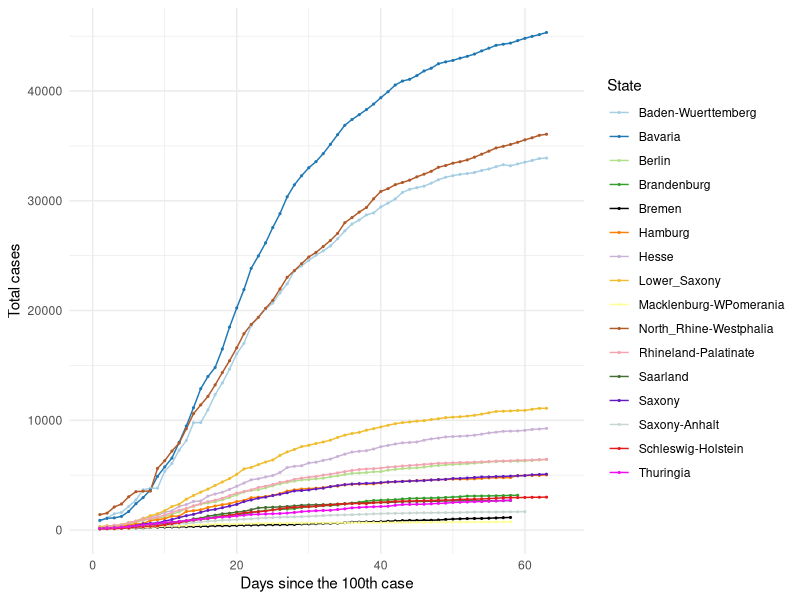
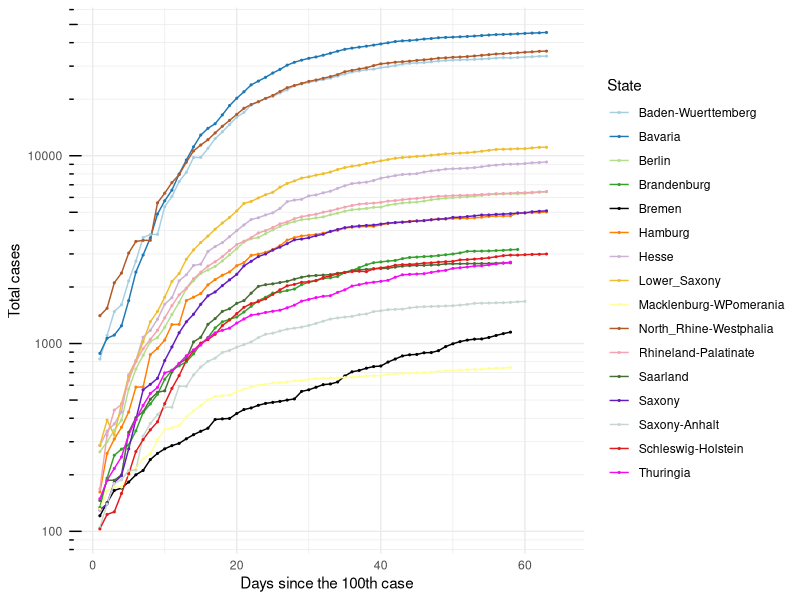
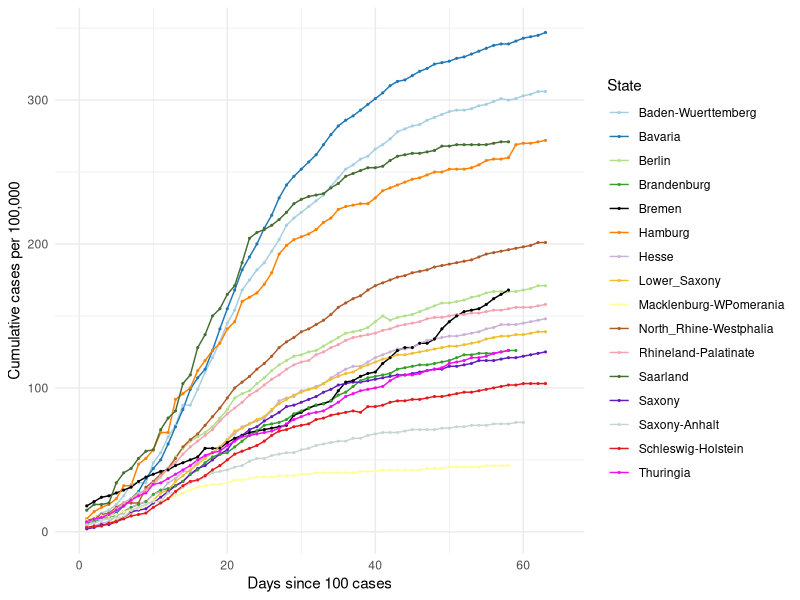
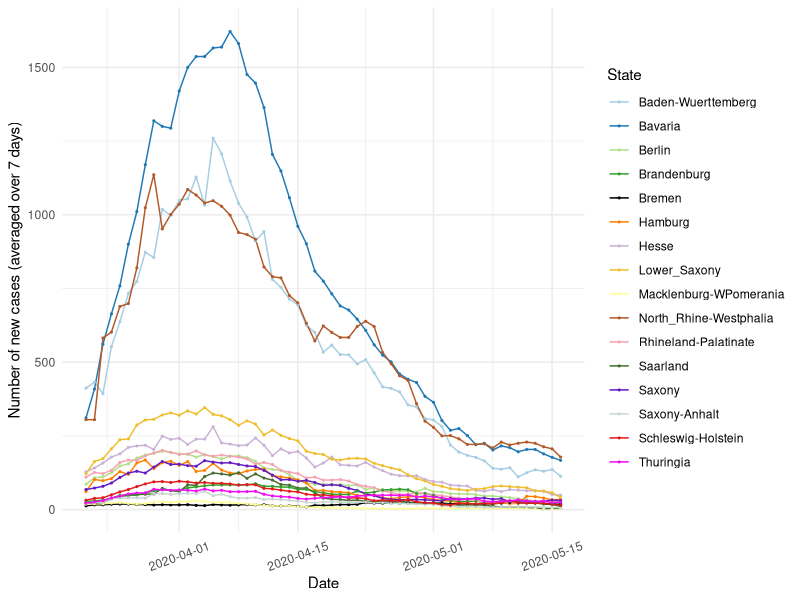
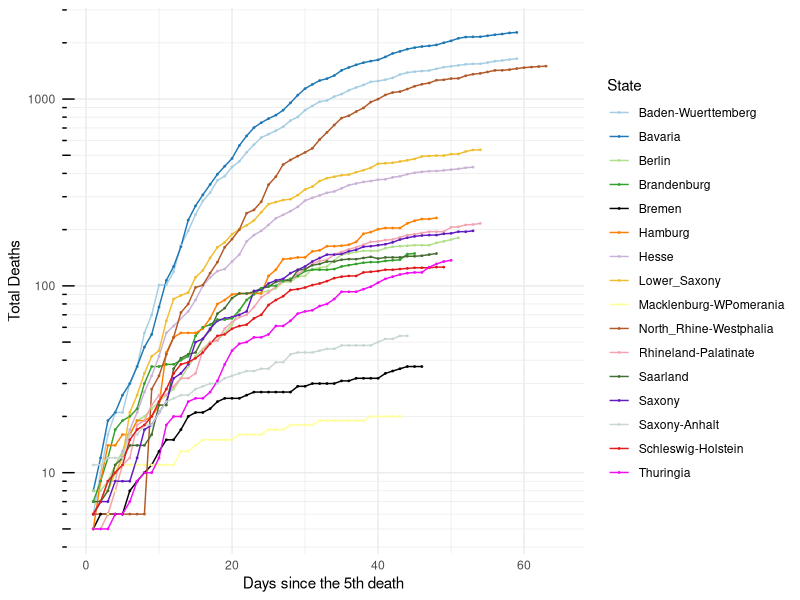
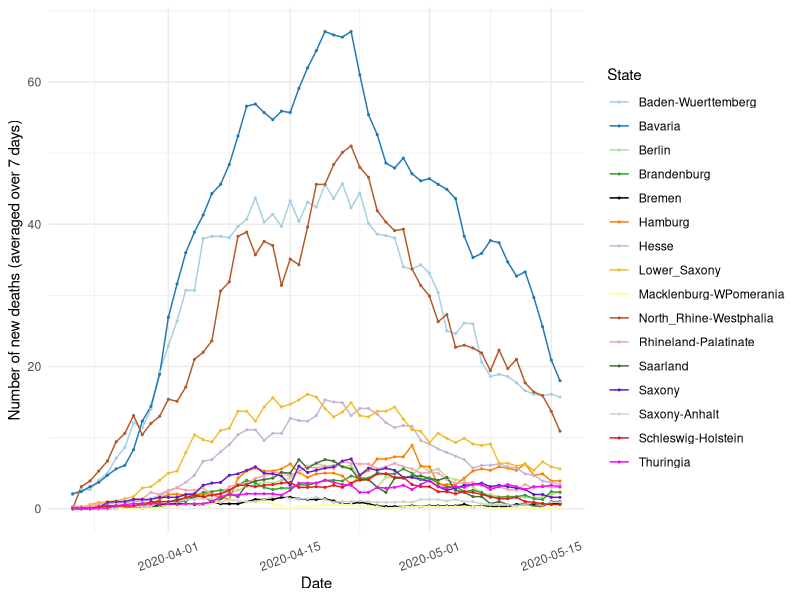

These charts were generated, in order, by the following R code:
## ---- chunk 1

knitr::opts_chunk$set(echo=TRUE, collapse = TRUE)

libload<-function(...) {
    libs<-unlist(list(...))
    req<-unlist(lapply(libs,require,character.only=TRUE))
    need<-libs[req==FALSE]
    if(length(need)>0){ 
        install.packages(need, repos = "https://ftp.fau.de/cran/")
        lapply(need, require, character.only=TRUE)
    }
}
packages <- c("data.table", "ggplot2", "dplyr", "stats", "RColorBrewer", "readr", "here", "scales")
libload(packages)


`%notin%` <- function(x,y) !(x %in% y) 
cumulative.cases <- read_csv(here("static", "data", "Germany10States.csv"))
germany.16states <- read_csv(here("static", "data", "Germany16States.csv"))

colors16 <- c('#A6CEE3', '#1F78B4', '#B2DF8A', '#33A02C',
              '#000000', '#FF7F00', '#CAB2D6', 
              '#EFBE2F', '#FFFF99', '#B15928', '#F3A3B1', '#466D32',
              '#621AC1', '#C7D7D0', '#E31A1C','#F20CF4', '#123456')

## ---- chunk 2

## 10 States with the highest cumulative cases ##
#################################################

#states.filter <- cumulative.cases[cumulative.cases$Days_100 > 0,]
#states.sel <- unique(states.filter$State)

# Choose all the data points for the selected countries starting from Days_100 > 0
#states.final <- cumulative.cases[cumulative.cases$Days_100 > 0,]
states.final <- germany.16states[germany.16states$Days_100 > 0,]

# Plot 1 == Linear scale for total number of cases
cum.plot <- ggplot(data=states.final, aes(x=Days_100, y=Total_Cases, group=State, color=State)) +
            geom_line() + geom_point(size = 0.4) +     
          #  scale_color_brewer(palette = 'Paired') + 
            scale_colour_manual(name= "State", values= colors16) +
            scale_x_continuous('Days since the 100th case', limits=c(0,65)) + 
            scale_y_continuous("Total cases") + 
            #ggtitle('Linear scale') +
            theme_minimal()

print(cum.plot) 

## ---- chunk 3

## Logarithmic scale ##
#######################

base_breaks <- function(n = 10){
  function(x) {
    axisTicks(log10(range(x, na.rm = TRUE)), log = TRUE, n = n)
  }
}

logbreaks <- 10^(-10:10)
logminor_breaks <- rep(1:9, 21)*(10^rep(-10:10, each=9))

cum.plot2 <- ggplot(data=states.final, aes(x=Days_100, y=Total_Cases, group=State, color=State)) +
             geom_line() + geom_point(size=0.4) + 
          #   scale_color_brewer(palette = 'Paired') +
             scale_colour_manual(name= "State", values= colors16) +
             scale_x_continuous(name='Days since the 100th case', limits=c(0,65)) + 
             scale_y_continuous(name="Total cases", trans = 'log10', breaks = logbreaks, minor_breaks = logminor_breaks) +
             annotation_logticks(sides="l") + 
             #ggtitle('Logarithmic scale') +
             theme_minimal()

print(cum.plot2)

## ---- chunk 4

#states16.filter <- germany.16states[germany.16states$Days_100 > 0,]
#states16.sel <- unique(states16.filter$State)

# Choose all the data points for the selected countries starting from Days_100 > 0
#states16.final <- states16.filter[states16.filter$State %in% states16.sel & states16.filter$Days_100 > 0,]

states16.final <- germany.16states[germany.16states$Days_100 > 0,]

# Plot 1 == Linear scale for total number of cases
per100.plot <- ggplot(data=states16.final, aes(x=Days_100, y=Per100, group=State, color=State)) +
            geom_line() + geom_point(size = 0.4) + 
            # scale_color_brewer(palette = 'Paired') +
            scale_colour_manual(name= "State", values= colors16) +
            scale_x_continuous('Days since 100 cases', limits=c(0,65)) + 
            scale_y_continuous("Cumulative cases per 100,000") + 
            #ggtitle('Linear scale') +
            theme_minimal()

print(per100.plot)

## ---- chunk 5
#new.cases <- read_csv(here("static", "data", "GermanyNewCases10States.csv"))

new7days <- states.final[states.final$Avg_7days > 0,]
new7days$Dates <- as.Date(new7days$Dates)

newcase7.plot <- ggplot(data=new7days, aes(x=Dates, y=Avg_7days, group=State, color=State)) +
            geom_line() + geom_point(size = 0.4) + 
       #     scale_color_brewer(palette = 'Paired') +
            scale_colour_manual(name= "State", values= colors16) +
            scale_x_date(name='Date', labels=date_format('%Y-%m-%d')) + 
            scale_y_continuous(name="Number of new cases (averaged over 7 days)") + 
            #ggtitle('Linear scale') +
            theme_minimal() + theme(axis.text.x = element_text(angle=20, hjust=0.5, vjust=0.5))

print(newcase7.plot)
 
## ---- chunk 6
#num.deaths <- read_csv(here("static", "data", "GermanyTotalDeaths10States.csv"))

# Choose all the data points for the selected countries starting from Days_5 > 0
deaths.final <- states.final[states.final$DeathsDays_5 > 0,]

# Plot 1 == Linear scale for total number of cases
deaths.plot <- ggplot(data=deaths.final, aes(x=DeathsDays_5, y=Deaths, group=State, color=State)) +
   geom_line() + geom_point(size = 0.3) + 
  # scale_color_brewer(palette = 'Paired') +
   scale_colour_manual(name= "State", values= colors16) +
   scale_x_continuous('Days since the 5th death', limits=c(0,65)) + 
   scale_y_continuous("Total Deaths", trans = 'log10', breaks = logbreaks, 
                      minor_breaks = logminor_breaks) +
   annotation_logticks(sides="l") + 
   #ggtitle('Linear scale') +
   theme_minimal()

print(deaths.plot)

## ---- chunk 7
#new.cases <- read_csv(here("static", "data", "GermanyNewCases10States.csv"))

states.final$Dates <- as.Date(states.final$Dates)
death7days <- states.final
death7days <- death7days[death7days$Dates > as.Date('2020-03-20'),]

death7days.plot <- ggplot(data=death7days, aes(x=Dates, y=Death_7days, group=State, color=State)) +
            geom_line() + geom_point(size = 0.4) + 
       #     scale_color_brewer(palette = 'Paired') +
            scale_colour_manual(name= "State", values= colors16) +
            scale_x_date(name='Date', labels=date_format('%Y-%m-%d')) + 
            scale_y_continuous(name="Number of new deaths (averaged over 7 days)") + 
            #ggtitle('Linear scale') +
            theme_minimal() + theme(axis.text.x = element_text(angle=20, hjust=0.5, vjust=0.5))

print(death7days.plot)
 
